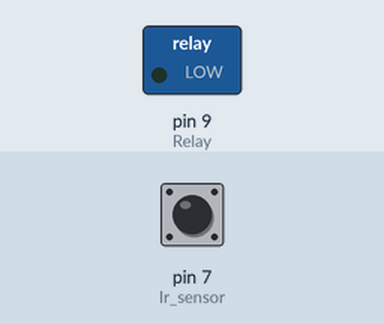
This sketch was run on a simulated Arduino Uno, built with avr-gcc and run on an emulated ATmega328P. Parts: switched loads named in the sketch (green lamp = pin HIGH). Dashed ring = blinking. The inputs (shaded band) are chosen by the test bench; at power-on: pin 7 (Ir_sensor) HIGH.

Above: at 1.2 s.
1.3 s: pin 7 (Ir_sensor) pulsed LOW 5 times (0.12 s each, 0.3 s apart)
At 1.57 s:
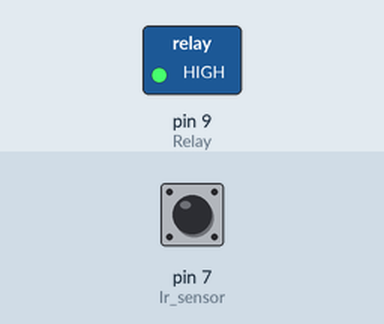
At 3.9 s:
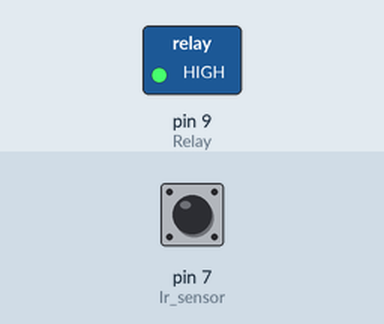
Timing chart, 0 to 5.4 s (numbered marks = the images above; inputs shaded):
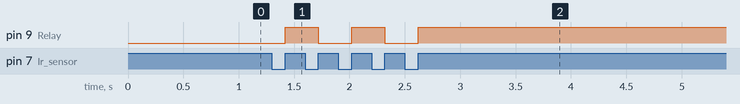

Measured:
- after the input at 1.3 s, pin 9 (Relay): alternates HIGH for 0.30 s and LOW for 0.30 s, 5 changes in all, then stays HIGH, starting after 0.12 s

The sketch:

Smart_Room.ino
```cpp
int Ir_sensor=7,Relay=9,counter =0,x,x2;

void setup() {
  pinMode(Ir_sensor,INPUT); //SENSOR DECLERATION
  pinMode(Relay,OUTPUT);//SENSOR DECLERATION


}

void loop() {

  x = digitalRead(Ir_sensor); //The input read of ir sensor

if(x2!=x){
 if(x2==0){
   counter++;
  }
  }
if(counter%2==0){
  digitalWrite(Relay,1);
  }else{digitalWrite(Relay,0);}

  x2=x;
}
```
